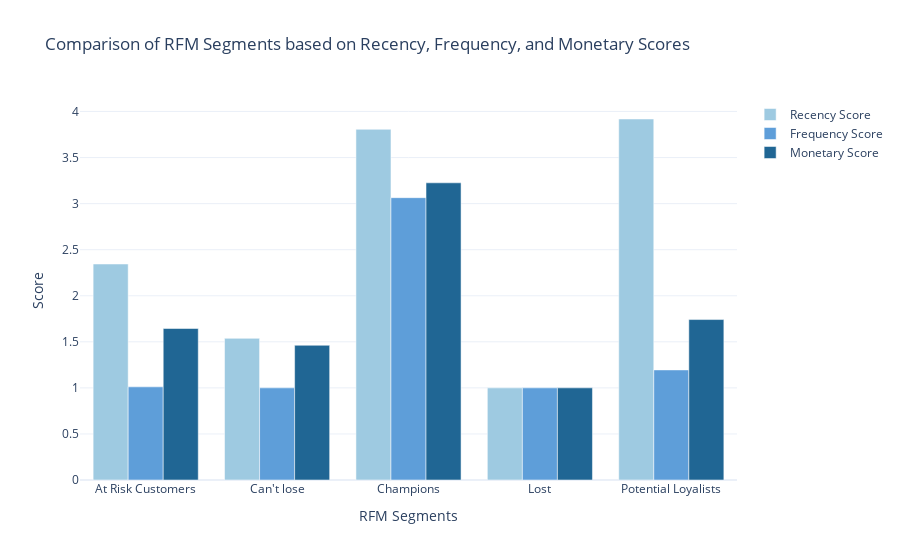

Notebook code cell kept with this figure:
### Markdown cell above
#### Now let’s have a look at the recency, frequency, and monetary scores of all the segments:

### Code cell
# Calculate the average Recency, Frequency and Monetary Scores for each segment

segment_scores = data.groupby('RFM Customer Segments')[['RecencyScore', 'FrequencyScore','MonetaryScore']].mean().reset_index()


fig = go.Figure()

# Add bars for Recency Score 
fig.add_trace(go.Bar(
    x = segment_scores['RFM Customer Segments'],
    y = segment_scores['RecencyScore'],
    name='Recency Score',
    marker_color = 'rgb(158,202,225)' 
))


# Add bars for Frequency Score 
fig.add_trace(go.Bar(
    x = segment_scores['RFM Customer Segments'],
    y = segment_scores['FrequencyScore'],
    name='Frequency Score',
    marker_color = 'rgb(94,158,217)' 
))


# Add bars for Monetary Score 
fig.add_trace(go.Bar(
    x = segment_scores['RFM Customer Segments'],
    y = segment_scores['MonetaryScore'],
    name='Monetary Score',
    marker_color = 'rgb(32,102,148)' 
))


# update the layout 


fig.update_layout(title='Comparison of RFM Segments based on Recency, Frequency, and Monetary Scores', 
                xaxis_title='RFM Segments', 
                yaxis_title = 'Score', 
                barmode = 'group',
                showlegend = True
            )

fig.show()

### Figure 1 — Plotly figure (JSON) as saved in the notebook; plotly's stock layout.template omitted (floating-point values rounded to 4 significant figures)
{"data": [{"marker": {"color": "rgb(158,202,225)"}, "name": "Recency Score", "type": "bar", "x": ["At Risk Customers", "Can't lose", "Champions", "Lost", "Potential Loyalists"], "y": [2.344, 1.538, 3.806, 1, 3.918]}, {"marker": {"color": "rgb(94,158,217)"}, "name": "Frequency Score", "type": "bar", "x": ["At Risk Customers", "Can't lose", "Champions", "Lost", "Potential Loyalists"], "y": [1.011, 1, 3.065, 1, 1.195]}, {"marker": {"color": "rgb(32,102,148)"}, "name": "Monetary Score", "type": "bar", "x": ["At Risk Customers", "Can't lose", "Champions", "Lost", "Potential Loyalists"], "y": [1.644, 1.462, 3.226, 1, 1.742]}], "layout": {"barmode": "group", "showlegend": true, "title": {"text": "Comparison of RFM Segments based on Recency, Frequency, and Monetary Scores"}, "xaxis": {"title": {"text": "RFM Segments"}}, "yaxis": {"title": {"text": "Score"}}}}
